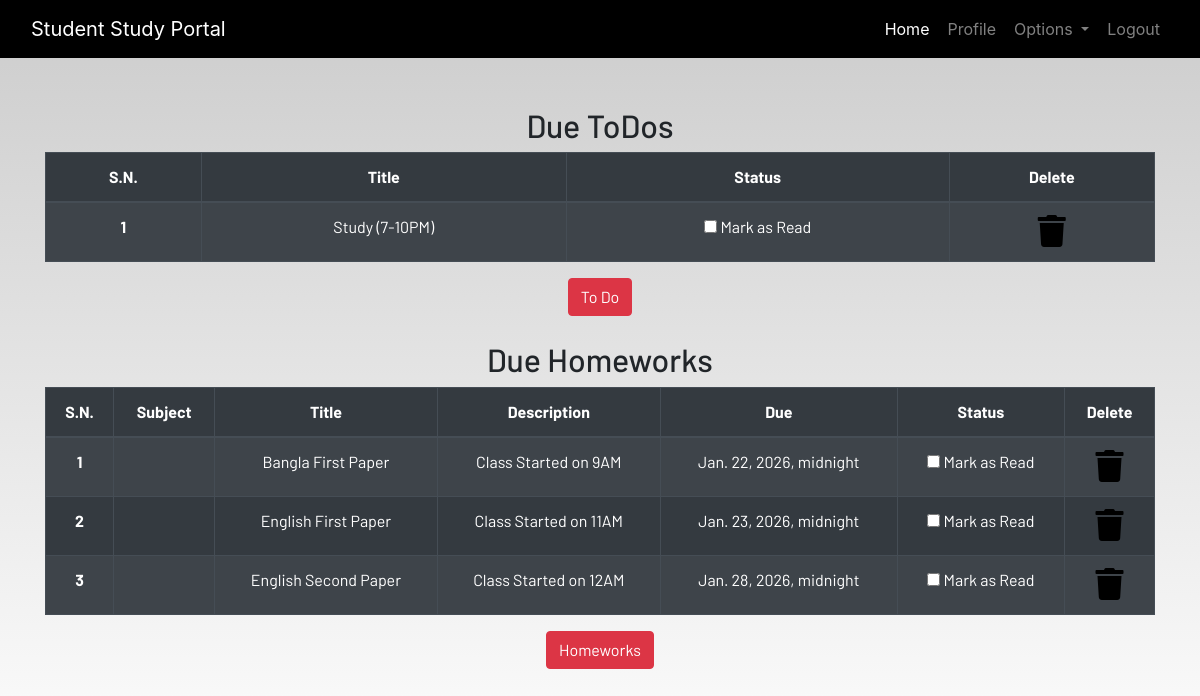
/profile/ (signed in), run on the app's committed database.
### dashboard/models.py (models this page shows, shortened)
class Todo(models.Model):
    user = models.ForeignKey(User, on_delete=models.CASCADE)
    title = models.CharField(max_length=50)
    is_finished = models.BooleanField(default=False)

class Homework(models.Model):
    user = models.ForeignKey(User, on_delete=models.CASCADE)
    subjects = models.CharField(max_length=100)
    title = models.CharField(max_length=100)
    description =models.TextField()
    due = models.DateTimeField()
    is_finished = models.BooleanField(default=False)

### dashboard/views.py (the view)
# urls.py: path('profile/', dash_views.profile, name='profile'),
@login_required
def profile(request):
    homeworks = Homework.objects.filter(is_finished=False, user=request.user)
    todos = Todo.objects.filter(is_finished=False, user=request.user)
    if len(homeworks) == 0:
        homework_done = True
    else:
        homework_done = False
    if len(todos) == 0:
        todos_done = True
    else:
        todos_done = False
    context = {
        'homeworks': homeworks,
        'todos': todos,
        'homework_done': homework_done,
        'todos_done': todos_done
    }
    return render(request, 'dashboard/profile.html', context)

### dashboard/templates/dashboard/profile.html (shortened to what this page needs)
{% extends 'dashboard/base.html' %}
{% load static %}
{% load crispy_forms_tags%}
{% block content %}
<section class="text-center">
    <div class="container">
    {% if not todos_done %}
        <h2>Due ToDos</h2>
        <table class="table table-striped table-bordered table-hover table-dark">
            <thead>
                <tr>
                    <th scope="col">S.N.</th>
                    <th scope="col">Title</th>
                    <th scope="col">Status</th>
                    <th scope="col">Delete</th>
                </tr>
            </thead>
            <tbody>
                {% for todo in todos %}
                <tr>
                    <th>{{ forloop.counter }}</th>
                    <td>{{todo.title}}</td>
                    <td>
                        <form action="{% url 'update_todo' todo.pk %}" method="POST">
                            <input type="checkbox" onchange="this.form.submit()"
                                {% if todo.is_finished %} checked {% endif %}>
                                Mark as Read
                        </form>
                    </td>
                    <td><a href="{% url 'delete_todo' todo.pk %}"><i class="fa fa-trash fa-2x"></i></a></td>
                </tr>
                {% endfor %}
            </tbody>
        </table>
    {% else %}
        <h3>All To dos are completed!!!!</h3>
    {% endif %}
        <a href="{% url 'todo' %}" class="btn btn-danger">To Do</a>
        <br><br>
        {% if not homework_done %}
        <h2>Due Homeworks</h2>
        <table class="table table-striped table-bordered table-hover table-dark">
            <thead>
                <tr>
                    <th scope="col">S.N.</th>
                    <th scope="col">Subject</th>
                    <th scope="col">Title</th>
                    <th scope="col">Description</th>
                    <th scope="col">Due</th>
                    <th scope="col">Status</th>
                    <th scope="col">Delete</th>
                </tr>
            </thead>
            <tbody>
                {% for homework in homeworks %}
                <tr>
                    <th scope="row">{{ forloop.counter }}</th>
                    <td>{{homework.subject}}</td>
                    <td>{{homework.title}}</td>
                    <td>{{homework.description}}</td>
                    <td>{{homework.due}}</td>
                    <td>
                        <form action="{% url 'update_homework' homework.pk %}" method="POST">
                            <input type="checkbox" onchange="this.form.submit()"
                                {% if homework.is_finished %} checked {% endif %}>
                                Mark as Read
                        </form>
                    </td>
                    <td><a href="{% url 'delete_homework' homework.pk %}"><i class="fa fa-trash fa-2x"></i></a></td>
                </tr>
                {% endfor %}
            </tbody>
        </table>
    {% else %}
        <h3>All To homeworks are completed!!!!</h3>
    {% endif %}
        <a href="{% url 'homework' %}" class="btn btn-danger">Homeworks</a>
    </div>
</section>
{% endblock content %}

### static/css/main.css (style rules this page uses)
html { scroll-behavior: smooth; height: 100%; width: 100%; }
a { text-decoration: none !important; color: black; }
html, body { max-width: 100%; overflow-x: hidden; height: 100%; width: 100%; }
body { background: linear-gradient(rgba(0, 0, 0, 0.2), rgba(255, 255, 255, 0.5)); overflow-x: hidden; background-repeat: no-repeat; }
.fa { color: black; }

### data on the page
Todo: title "Study (7-10PM)"
Homework: title "Bangla First Paper", description "Class Started on 9AM", due "Jan. 22, 2026, midnight"
Homework: title "English First Paper", description "Class Started on 11AM", due "Jan. 23, 2026, midnight"
Homework: title "English Second Paper", description "Class Started on 12AM", due "Jan. 28, 2026, midnight"
